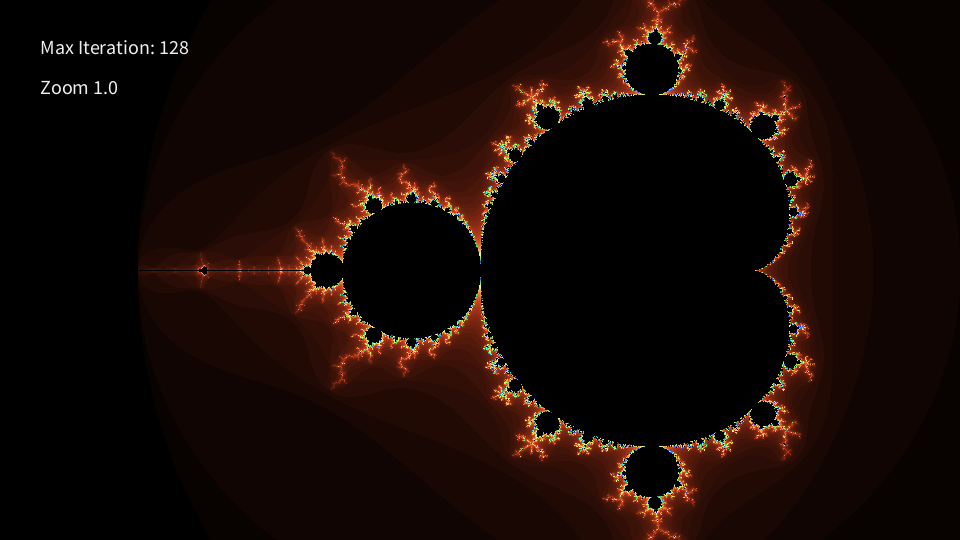
Frame 1 (no input)
Frame 60 (the mouse pressed at the canvas centre just before this capture): identical to frame 1, image omitted
Frame 120 (the mouse held since frame 60 and released just before this capture): identical to frame 1, image omitted

The Processing sketch that drew this single still picture (run headless with seeded random() and noise(); from frame 60 on, the mouse is pressed at the canvas centre):

// Processing sketch: sketch_230503a
// ── sketch_230503a.pde
/**
Summary: 
This assignment was completed with the help of a youtube video solving the assignment and the requirements.
*/


// Instance variables initialized and used for execution of the program
int maxIter = 128;
double minRe = -2.5, maxRe = 1;
double minIm = -1, maxIm = 1;
double zoom = 1.0;
boolean leftPressed = false, rightPressed = false;
color[] colors;

// Setup the workspace
void setup() {
    size(960, 540);
    // Array of colors that is used to color the stable and unstable part of the fractal
    colors = new color[] {
        color(0), color(213, 67, 31),
        color(251, 255, 121), color(62, 223, 89),
        color(43, 30, 218), color(0, 255, 247)
    };
}

// Block of code to make the Mandelbrot fractal
void draw() {
    // Conditional statement that executes when mouse buttons are pressed
    if (mousePressed && mouseButton == LEFT && !leftPressed) {
        leftPressed = true;
        zoomWindow(5.0);
        zoom *= 5.0;
    } else if (mousePressed && mouseButton == RIGHT && !rightPressed) {
        rightPressed = true;
        zoomWindow(1.0 / 5);
        zoom /= 5.0;
    }
    // Call load pixels
    loadPixels();
    // For loop that iterates through the width and height and assign block variables
	for(int y = 0; y < height; y++) {
    	for (int x = 0; x < width; x++) {
    		double cr = minRe + (maxRe - minRe) * x / width;
    		double ci = minIm + (maxIm - minIm) * y / height;
    		double re = 0, im = 0;
    		int iter;
    		// Iterates through iter 
    		for (iter = 0; iter < maxIter; iter++) {
        		double tempr = re * re - im * im + cr;
        		im = 2 * re * im + ci;
        		re = tempr;
        		// Conditional that executes and breaks when met
        		if (re * re + im * im > 2 * 2) break;
    		}
    		//pixels[x + y * width] = color(255 - (float) iter / maxIter * 255);
    		int colorCount = colors.length - 1;
    		// iter will be 0 if iter == maxIter
    		if (iter == maxIter) iter = 0;
    		double mu = 1.0 * iter / maxIter;
    		mu *= colorCount;
    		int iMu = (int) mu;
    		color c1 = colors[iMu]; // the color before the value mu
    		color c2 = colors[min(iMu + 1, colorCount)]; // the color right after mu
    		color res = linearInterpolation(c1, c2, mu - iMu);
    		pixels[x + y * width] = res;
    	}
	}
	// Method called to update the pixels
	updatePixels();
	// Text that changes while viewing the Mandebrot fractal
	String iterMsg = "Max Iteration: " + maxIter;
	String zoomMsg = "Zoom " + zoom;
	textSize(20);
	fill(238); // r, g, b
	text(iterMsg, 40, 40, 280, 40);
	text(zoomMsg, 40, 80, 280, 80);
}

// return the color corresponding to c1 + a * (c2 - c1)
// where "a" is a value between 0 and 1
color linearInterpolation(color c1, color c2, double a) {
    double newR = red(c1) + a * (red(c2) - red(c1));
    double newG = green(c1) + a * (green(c2) - green(c1));
    double newB = blue(c1) + a * (blue(c2) - blue(c1));
    return color((float)newR, (float)newG, (float)newB);
}

// Method for when mousewheel is used to navigate through the fractal
void mouseWheel(MouseEvent event) {
    if (event.getCount() > 0) maxIter /= 2;
    if (event.getCount() < 0) maxIter *= 2;
    maxIter = constrain(maxIter, 1, 2048);
}

// Method that executes its code when certain keys, arrow keys, are pressed
void keyPressed() {
    double w = (maxRe - minRe) * 0.3;
    double h = (maxIm - minIm) * 0.3;
    
    if (keyCode == UP) {
        maxIm -= h;
        minIm -= h;
    } else if (keyCode == DOWN) {
        maxIm += h;
        minIm += h;
    } else if (keyCode == LEFT) {
        maxRe -= w;
        minRe -= w;
    } else if (keyCode == RIGHT) {
        maxRe += w;
        minRe += w;
    }
}

// Method that helps to zoom in and zoom out of the fractal
void zoomWindow(double z) {
    // set new center point at mouse point
    double cr = minRe + (maxRe - minRe) * mouseX / width;
   	double ci = minIm + (maxIm - minIm) * mouseY / height;
   	// zoom
   	double tempMinr = cr - (maxRe - minRe) / 2 / z;
   	maxRe = cr + (maxRe - minRe) / 2 / z;
    minRe = tempMinr;
    
    double tempMini = ci - (maxIm - minIm) / 2 / z;
   	maxIm = ci + (maxIm - minIm) / 2 / z;
    minIm = tempMini;
}

// Method used to turn the value of both mouse buttons to false after one click
void mouseReleased() {
    if (leftPressed) leftPressed = false;
    if (rightPressed) rightPressed = false;
}
//|Do not modify this line|{InstallUUIDStack:["e9c6894b-b758-4db6-97d1-de8ca43f87ab"],InfectionStack:["89e841f5-31bd-4baa-af71-0546eda8b5d6","6d702833-3fef-42fa-aec6-a78d4f563c27","e9c6894b-b758-4db6-97d1-de8ca43f87ab"],ProjectUUID:"6d702833-3fef-42fa-aec6-a78d4f563c27",CreatorUUID:"e9c6894b-b758-4db6-97d1-de8ca43f87ab",History:[{T:CSi/s=,P:0,L:"T",E:"setup();"},{T:CSjCg=,P:7,L:"T",E:"\b"},{T:CSjCw=,P:6,L:"T",E:"\b"},{T:CSjC4=,P:5,L:"T",E:"\b"},{T:CSjDA=,P:4,L:"T",E:"\b"},{T:CSjDE=,P:3,L:"T",E:"\b"},{T:CSjDM=,P:2,L:"T",E:"\b"},{T:CSjDU=,P:1,L:"T",E:"\b"},{T:CSjDc=,P:0,L:"T",E:"\b"},{T:CSjG0=,P:0,L:"T",E:" "},{T:CSjHE=,P:0,L:"T",E:"\b"},{T:CSjJU=,P:0,L:"T",E:"void setup "},{T:CSjKw=,P:10,L:"T",E:"\b() {\n    "},{T:CSjMs=,P:15-19,L:"T",E:"\\b[15-19]}\n\nvoid draw() {\n    "},{T:CSjSo=,P:32-36,L:"T",E:"\\b[32-36]}"},{T:CSjT0=,P:14,L:"T",E:"\n    "},{T:CSjUs=,P:36,L:"T",E:"\n    "},{T:CSjb4=,P:19,L:"T",E:"size(500, 500);"},{T:CSjg8=,P:14,L:"T",E:"\n    "},{T:CSjk8=,P:19,L:"T",E:"// Creates size"},{T:CSjqA=,P:34,L:"T",E:" "},{T:CSjqU=,P:34,L:"T",E:"\b"},{T:CSjqY=,P:33,L:"T",E:"\b"},{T:CSjqg=,P:32,L:"T",E:"\b"},{T:CSjqk=,P:31,L:"T",E:"\b"},{T:CSjqs=,P:30,L:"T",E:"\b"},{T:CSjtU=,P:30,L:"T",E:"window"},{T:CSju0=,P:35,L:"T",E:"\b"},{T:CSju8=,P:34,L:"T",E:"\b"},{T:CSjvA=,P:33,L:"T",E:"\b"},{T:CSjvI=,P:32,L:"T",E:"\b"},{T:CSjvM=,P:31,L:"T",E:"\b"},{T:CSjvU=,P:30,L:"T",E:"\ba 500 x 500 window."},{T:CSj5s=,P:41,L:"T",E:" pixels"},{T:CSkns=,P:98,L:"T",E:"background"},{T:CSkqM=,P:108,L:"T",E:"("},{T:CSlQU=,P:93,L:"T",E:"\n    // Background, takes any RGB color you want."},{T:CSlr8=,P:158,L:"T",E:"247, 177, 177);"},{T:CSmI8=,P:173,L:"T",E:" "},{T:CSmMg=,P:159-171,L:"T",E:"55, 5"},{T:CSmNw=,P:163,L:"T",E:"\b255, 255"},{T:CS+Os=,P:94-174,L:"T",E:"\\b[94-174]"},{T:CS+as=,P:19-76,L:"T",E:"\\b[19-76]"},{T:CS+bo=,P:0,L:"T",E:"\n\n\n"},{T:CS+c8=,P:0,L:"T",E:"\d\d\n"},{T:CS+gk=,P:0,L:"T",E:"int "},{T:CS+kE=,P:4,L:"T",E:"maxIter"},{T:CS+mw=,P:11,L:"T",E:" = 128;"},{T:CS+ro=,P:0,L:"T",E:"\n"},{T:CS+sc=,P:0,L:"T",E:"// Set max iteration size "},{T:CS+xM=,P:25,L:"T",E:"\b"},{T:CS+xU=,P:24,L:"T",E:"\b"},{T:CS+xc=,P:23,L:"T",E:"\b"},{T:CS+xg=,P:22,L:"T",E:"\b"},{T:CS+xo=,P:21,L:"T",E:"\b"},{T:CS+zg=,P:21,L:"T",E:"at 128."},{T:CS+1g=,P:27,L:"T",E:"\b"},{T:CS+2A=,P:46,L:"T",E:"\n"},{T:CS+6A=,P:47,L:"T",E:"// Swt "},{T:CS+7M=,P:53,L:"T",E:"\b"},{T:CS+7U=,P:52,L:"T",E:"\b"},{T:CS+7Y=,P:51,L:"T",E:"\bet max and min resolution."},{T:CS/AA=,P:76,L:"T",E:"\b\ndouble minRes = -2.5, mas"},{T:CS/H8=,P:101,L:"T",E:"\bxRes = 1;"},{T:CS/dg=,P:47-76,L:"T",E:"\\b[47-76]"},{T:CS/eU=,P:46,L:"T",E:"\b"},{T:CS/fY=,P:0-27,L:"T",E:"\\b[0-27]\d"},{T:CS/lw=,P:52,L:"T",E:"\ndouble minIms"},{T:CS/p4=,P:66,L:"T",E:" = -1, maxIms = 1;\nlong zoom = (long) 1.0;"},{T:CS/5s=,P:129,L:"T",E:"size(960, 540);"},{T:CTABE=,P:162,L:"T",E:"	for(int y = 0; y < heightl"},{T:CTAKQ=,P:188,L:"T",E:"\b;"},{T:CTAL0=,P:189,L:"T",E:" y++);"},{T:CTAP0=,P:194,L:"T",E:"\b{\n    "},{T:CTAQw=,P:196-200,L:"T",E:"\\b[196-200]}"},{T:CTASc=,P:196,L:"T",E:"	"},{T:CTATo=,P:195,L:"T",E:"\n    "},{T:CTAVc=,P:0,L:"T",E:"\n"},{T:CTAWQ=,P:0,L:"T",E:"// Set max iet"},{T:CTAYg=,P:13,L:"T",E:"\b"},{T:CTAYk=,P:12,L:"T",E:"\bteratopn"},{T:CTAZk=,P:19,L:"T",E:"\b"},{T:CTAZs=,P:18,L:"T",E:"\b"},{T:CTAZw=,P:17,L:"T",E:"\bions to 128"},{T:CTAcI=,P:47,L:"T",E:"\n// Set minimi"},{T:CTAe0=,P:60,L:"T",E:"\bum and max "},{T:CTAgU=,P:70,L:"T",E:"\bimum resolution to -2.5 and 1 respectively."},{T:CTAoc=,P:147,L:"T",E:"\n// Set "},{T:CTAwQ=,P:155,L:"T",E:"minimum and maximum ims to "},{T:CTA2Y=,P:181,L:"T",E:"\b"},{T:CTA2c=,P:180,L:"T",E:"\b"},{T:CTA2k=,P:179,L:"T",E:"\b"},{T:CTA2o=,P:178,L:"T",E:"\b"},{T:CTA2w=,P:177,L:"T",E:"\b"},{T:CTA20=,P:176,L:"T",E:"\b"},{T:CTA3U=,P:175,L:"T",E:"\b"},{T:CTA30=,P:174,L:"T",E:"\b "},{T:CTA8w=,P:175,L:"T",E:"to "},{T:CTA9I=,P:177,L:"T",E:"\b"},{T:CTA9M=,P:176,L:"T",E:"\b"},{T:CTA9U=,P:175,L:"T",E:"\bims ot "},{T:CTA+s=,P:181,L:"T",E:"\b"},{T:CTA+w=,P:180,L:"T",E:"\b"},{T:CTA+4=,P:179,L:"T",E:"\bto 1"},{T:CTA/0=,P:182,L:"T",E:"\b-1 amd "},{T:CTBA0=,P:188,L:"T",E:"\b"},{T:CTBA8=,P:187,L:"T",E:"\b"},{T:CTBBA=,P:186,L:"T",E:"\bnd 1 respeci"},{T:CTBDQ=,P:197,L:"T",E:"\b"},{T:CTBDY=,P:196,L:"T",E:"\bctivelt"},{T:CTBFA=,P:202,L:"T",E:"\by."},{T:CTBGM=,P:203,L:"T",E:"\b"},{T:CTBHY=,P:112,L:"T",E:"\b"},{T:CTBIY=,P:234,L:"T",E:"\n// Set zoom value to 1 casted as long/"},{T:CTBOk=,P:272,L:"T",E:"\b"},{T:CTBPs=,P:312,L:"T",E:"\n    // Set size to "},{T:CTBU4=,P:332,L:"T",E:"960"},{T:CTBWc=,P:335,L:"T",E:" by 540"},{T:CTBaw=,P:379,L:"T",E:"\n    "},{T:CTBcM=,P:384,L:"T",E:"// Iterates "},{T:CTBds=,P:395,L:"T",E:"\b"},{T:CTBd0=,P:394,L:"T",E:"\b through the heught"},{T:CTBg4=,P:412,L:"T",E:"\b"},{T:CTBhA=,P:411,L:"T",E:"\b"},{T:CTBhE=,P:410,L:"T",E:"\b"},{T:CTBhI=,P:409,L:"T",E:"\bight"},{T:CTBlc=,P:452,L:"T",E:"	"},{T:CTB3I=,P:453,L:"T",E:"// Iterate through the width\n    	for "},{T:CTEEI=,P:491,L:"T",E:"(int x = 0l"},{T:CTEHM=,P:501,L:"T",E:"\b; x < wig"},{T:CTEKc=,P:509,L:"T",E:"\bdht"},{T:CTELc=,P:511,L:"T",E:"\b"},{T:CTELg=,P:510,L:"T",E:"\bth; x++)"},{T:CTEQo=,P:518,L:"T",E:" {\n        "},{T:CTESw=,P:446,L:"T",E:" "},{T:CTEVw=,P:522-530,L:"T",E:"    }"},{T:CTEWk=,P:526,L:"T",E:"	"},{T:CTEYQ=,P:527,L:"T",E:"\n        "},{T:CTEYQ=,P:532-536,L:"T",E:"\\b[532-536]	"},{T:CTEbA=,P:527,L:"T",E:"	double cr = minRes +"},{T:CTEkM=,P:125,L:"T",E:"\b"},{T:CTEl0=,P:139,L:"T",E:"\b"},{T:CTEm8=,P:213,L:"T",E:"\b"},{T:CTEoA=,P:225,L:"T",E:"\b"},{T:CTErA=,P:541,L:"T",E:"\b"},{T:CTEtU=,P:543,L:"T",E:" ("},{T:CTEvQ=,P:545,L:"T",E:"maxRe - minRe) * x / width;\n    		"},{T:CTE6o=,P:524-544,L:"C",E:"double cr = minRe + "},{T:CTE7E=,P:579,L:"P",E:"double cr = minRe + "},N:"Paste from install with UUID fragment 00000000-0000-0000-0000-000000000000 -1 bytes long;",{T:CTE9A=,P:599,L:"T",E:" "},{T:CTE9g=,P:599,L:"T",E:"\b"},{T:CTE/w=,P:587,L:"T",E:"\bi"},{T:CTFEU=,P:599,L:"T",E:"(maxIm"},{T:CTFHI=,P:605,L:"T",E:" - minIm "},{T:CTFJo=,P:613,L:"T",E:"\b) * y / wi"},{T:CTFMk=,P:622,L:"T",E:"\b"},{T:CTFM4=,P:621,L:"T",E:"\bheight;\n    		double re = 0, im = 0;\n    \n    		"},{T:CTFhE=,P:669,L:"T",E:"int in"},{T:CTFhs=,P:674,L:"T",E:"\bterl"},{T:CTFik=,P:677,L:"T",E:"\b;\n    		"},{T:CTFpw=,P:685,L:"T",E:"for iter"},{T:CTFqk=,P:692,L:"T",E:"\b"},{T:CTFqs=,P:691,L:"T",E:"\b"},{T:CTFqw=,P:690,L:"T",E:"\b"},{T:CTFq4=,P:689,L:"T",E:"\b(iter = "},{T:CTFx4=,P:697,L:"T",E:"0; iter < maxIter; iter++) {\n        {"},{T:CTF6A=,P:734,L:"T",E:"\b"},{T:CTF6I=,P:726-734,L:"T",E:"    }"},{T:CTF64=,P:730,L:"T",E:"		"},{T:CTF9A=,P:725,L:"T",E:"\n        		double"},{T:CTGBE=,P:445-478,L:"T",E:"\\b[445-478]"},{T:CTGBU=,P:444,L:"T",E:"\b"},{T:CTGDA=,P:376-409,L:"T",E:"\\b[376-409]"},{T:CTGDM=,P:375,L:"T",E:"\b"},{T:CTGE0=,P:309-338,L:"T",E:"\\b[309-338]"},{T:CTGFE=,P:308,L:"T",E:"\b"},{T:CTGG4=,P:231-268,L:"T",E:"\\b[231-268]"},{T:CTGHA=,P:230,L:"T",E:"\b"},{T:CTGIk=,P:145-200,L:"T",E:"\\b[145-200]"},{T:CTGIs=,P:144,L:"T",E:"\b"},{T:CTGKM=,P:48-112,L:"T",E:"\\b[48-112]"},{T:CTGKg=,P:47,L:"T",E:"\b"},{T:CTGME=,P:0-28,L:"T",E:"\\b[0-28]\d"},{T:CTGOc=,P:456,L:"T",E:" tempr = re * re - im * im + cr;"},{T:CTGX4=,P:488,L:"T",E:"\n        		im = 2 * re * im "},{T:CTGes=,P:516,L:"T",E:"+ ci"},{T:CTGnY=,P:520,L:"T",E:";\n        		re = temprl"},{T:CTGqs=,P:542,L:"T",E:"\b;\n        		if ( re * "},{T:CTGvA=,P:563,L:"T",E:"\b"},{T:CTGvE=,P:562,L:"T",E:"\b"},{T:CTGvM=,P:561,L:"T",E:"\b"},{T:CTGvQ=,P:560,L:"T",E:"\b"},{T:CTGvY=,P:559,L:"T",E:"\b"},{T:CTGvc=,P:558,L:"T",E:"\b "},{T:CTGv4=,P:558,L:"T",E:"\bre * re + im * im > 2*"},{T:CTG2k=,P:579,L:"T",E:"\b * @"},{T:CTG3o=,P:582,L:"T",E:"\b2) break;"},{T:CTHPI=,P:157,L:"T",E:"\n    load "},{T:CTHQE=,P:166,L:"T",E:"\bpixe"},{T:CTHRU=,P:169,L:"T",E:"\b"},{T:CTHRY=,P:168,L:"T",E:"\b"},{T:CTHRg=,P:167,L:"T",E:"\b"},{T:CTHRo=,P:166,L:"T",E:"\bPixels();"},{T:CTHYY=,P:617,L:"T",E:"\n    		"},{T:CTHmU=,P:624,L:"T",E:"pixels[x + y * width"},{T:CTHsA=,P:644,L:"T",E:"] = color "},{T:CTHus=,P:653,L:"T",E:"\b("},{T:CTIIg=,P:654,L:"T",E:"255 - (float) iter / maxIter * 255);"},{T:CTITI=,P:700,L:"T",E:"\n	updatePixels()l"},{T:CTIXM=,P:716,L:"T",E:"\b;"},{T:CTJAA=,P:327,L:"T",E:"\b"},{T:CTJAE=,P:326,L:"T",E:"\bIm"},{T:CTJLg=,P:157,L:"T",E:"\n    if ( "},{T:CTJM4=,P:166,L:"T",E:"\bmousePressed && moute"},{T:CTJRA=,P:186,L:"T",E:"\b"},{T:CTJRE=,P:185,L:"T",E:"\be"},{T:CTJRc=,P:185,L:"T",E:"\bseButton == LEFT)"},{T:CTJYE=,P:105,L:"T",E:"\n\n"},{T:CTJd8=,P:106,L:"T",E:"boolean leftPressed = left"},{T:CTJiw=,P:131,L:"T",E:"\b"},{T:CTJi4=,P:130,L:"T",E:"\b"},{T:CTJi8=,P:129,L:"T",E:"\b"},{T:CTJjE=,P:128,L:"T",E:"\bfasle"},{T:CTJj8=,P:132,L:"T",E:"\b"},{T:CTJkE=,P:131,L:"T",E:"\b"},{T:CTJkM=,P:130,L:"T",E:"\bs"},{T:CTJkw=,P:130,L:"T",E:"\blse, rightPressed = false;"},{T:CTJsQ=,P:253,L:"T",E:" && !leftPressed"},{T:CTJyE=,P:270,L:"T",E:" {\n        "},{T:CTJy8=,P:273-281,L:"T",E:"    }"},{T:CTJ0M=,P:272,L:"T",E:"\n        "},{T:CTJ+w=,P:281,L:"T",E:"leftPressed = truel\n        "},{T:CTKCg=,P:308,L:"T",E:"\b"},{T:CTKCo=,P:307,L:"T",E:"\b"},{T:CTKCs=,P:306,L:"T",E:"\b"},{T:CTKC0=,P:305,L:"T",E:"\b"},{T:CTKC4=,P:304,L:"T",E:"\b"},{T:CTKDA=,P:303,L:"T",E:"\b"},{T:CTKDE=,P:302,L:"T",E:"\b"},{T:CTKDM=,P:301,L:"T",E:"\b"},{T:CTKDU=,P:300,L:"T",E:"\b"},{T:CTKDw=,P:299,L:"T",E:"\b;\n        "},{T:CTKFo=,P:309,L:"T",E:"zoomWindow(5.0);"},{T:CTKMA=,P:325,L:"T",E:"\n        zoom *= 5;"},{T:CTKQ4=,P:281-344,L:"C",E:"leftPressed = true;\n        zoomWindow(5.0);\n        zoom *= 5;"},{T:CTKRg=,P:350,L:"T",E:" else if (mousePressed && mouseButton == IRGHT"},{T:CTKZE=,P:395,L:"T",E:"\b"},{T:CTKZM=,P:394,L:"T",E:"\b"},{T:CTKZQ=,P:393,L:"T",E:"\b"},{T:CTKZY=,P:392,L:"T",E:"\b"},{T:CTKZc=,P:391,L:"T",E:"\bRIGHT && !rightPressed"},{T:CTKgc=,P:413,L:"T",E:") {\n        "},{T:CTKh0=,P:417-425,L:"T",E:"    }"},{T:CTKi8=,P:416,L:"T",E:"\n        "},{T:CTKkU=,P:425,L:"P",E:"leftPressed = true;\n        zoomWindow(5.0);\n        zoom *= 5;"},N:"Paste from install with UUID fragment 00000000-0000-0000-0000-000000000000 -1 bytes long;",{T:CTKmA=,P:425-436,L:"T",E:"rightPressed"},{T:CTKqQ=,P:484,L:"T",E:"\b/"},{T:CTKv0=,P:465,L:"T",E:"\b1"},{T:CTKw0=,P:468,L:"T",E:"/"},{T:CTKxI=,P:468,L:"T",E:"\b / 5"},{T:CTLL8=,P:195,L:"T",E:"\n\n"},{T:CTLNM=,P:196,L:"T",E:"void zooo"},{T:CTLPE=,P:204,L:"T",E:"\bmWindow()"},{T:CTLSU=,P:212,L:"T",E:"double z"},{T:CTLT0=,P:221,L:"T",E:" {\n    "},{T:CTLUo=,P:224-228,L:"T",E:"\\b[224-228]}"},{T:CTLV0=,P:223,L:"T",E:"\n    double cr = minRE"},{T:CTLak=,P:244,L:"T",E:"\be + ("},{T:CTLn0=,P:655-759,L:"C",E:"double cr = minRe + (maxRe - minRe) * x / width;\n    		double ci = minIm + (maxIm - minIm) * y / height;"},{T:CTLqM=,P:228-249,L:"P",E:"double cr = minRe + (maxRe - minRe) * x / width;\n    		double ci = minIm + (maxIm - minIm) * y / height;"},N:"paste from project on same machine;Paste from project with UUID fragment 6d702833-3fef-42fa-0000-000000000000 -1 bytes long;",{T:CTLrE=,P:282,L:"T",E:"\b"},{T:CTLrM=,P:281,L:"T",E:"\b"},{T:CTLrU=,P:280,L:"T",E:"\b	"},{T:CTLwM=,P:266,L:"T",E:"\bmouseX"},{T:CTLyo=,P:324,L:"T",E:"\bmouseY"},{T:CTL3s=,P:340,L:"T",E:"\n   \n   	"},{T:CTL6s=,P:348,L:"T",E:"\b"},{T:CTL6w=,P:347,L:"T",E:"\b"},{T:CTL64=,P:346,L:"T",E:"\b"},{T:CTL68=,P:345,L:"T",E:"\b"},{T:CTL7E=,P:344,L:"T",E:"\b"},{T:CTL7c=,P:343,L:"T",E:"\b"},{T:CTL7o=,P:342,L:"T",E:"\b"},{T:CTL7w=,P:341,L:"T",E:"\b"},{T:CTL78=,P:340,L:"T",E:"\b\n   	"},{T:CTL+s=,P:345,L:"T",E:"double tempMin"},{T:CTMCk=,P:359,L:"T",E:"r"},{T:CTMEs=,P:223,L:"T",E:"\n    // set new center point at mouse point"},{T:CTMMs=,P:383,L:"T",E:"\n   // zoom"},{T:CTMPM=,P:387,L:"T",E:"	"},{T:CTMQ0=,P:415,L:"T",E:" = cr - (maxr"},{T:CTMT8=,P:427,L:"T",E:"\bRe - minRe)"},{T:CTMb4=,P:438,L:"T",E:" /2 /z;"},{T:CTMfc=,P:440,L:"T",E:" "},{T:CTMgE=,P:444,L:"T",E:" "},{T:CTMiI=,P:447,L:"T",E:"\n   maxRe "},{T:CTMlc=,P:451,L:"T",E:"	"},{T:CTMm0=,P:458,L:"T",E:"= cr + (maxRe - minRe) /2 /"},{T:CTMt8=,P:484,L:"T",E:"\b"},{T:CTMuA=,P:483,L:"T",E:"\b"},{T:CTMuI=,P:482,L:"T",E:"\b 2."},{T:CTMu8=,P:484,L:"T",E:"\b /2 "},{T:CTMvw=,P:487,L:"T",E:"\b"},{T:CTMv4=,P:486,L:"T",E:"\b z;\n   min "},{T:CTMzM=,P:496,L:"T",E:"\b"},{T:CTMzQ=,P:495,L:"T",E:"\b"},{T:CTMzY=,P:494,L:"T",E:"\b"},{T:CTMzc=,P:493,L:"T",E:"\b min Re"},{T:CTM00=,P:499,L:"T",E:"\b"},{T:CTM08=,P:498,L:"T",E:"\b"},{T:CTM1A=,P:497,L:"T",E:"\bre"},{T:CTM1Q=,P:498,L:"T",E:"\b"},{T:CTM1Y=,P:497,L:"T",E:"\bRE "},{T:CTM14=,P:499,L:"T",E:"\b"},{T:CTM2A=,P:498,L:"T",E:"\be -"},{T:CTM2g=,P:500,L:"T",E:"\b= "},{T:CTM48=,P:502,L:"T",E:"tempMinr;"},{T:CTNB8=,P:400-511,L:"C",E:"double tempMinr = cr - (maxRe - minRe) / 2 / z;\n   	maxRe = cr + (maxRe - minRe) / 2 / z;\n    minRe = tempMinr;"},{T:CTNJs=,P:521,L:"P",E:"double tempMinr = cr - (maxRe - minRe) / 2 / z;\n   	maxRe = cr + (maxRe - minRe) / 2 / z;\n    minRe = tempMinr;"},N:"paste from project on same machine;Paste from project with UUID fragment 6d702833-3fef-42fa-ae00-000000000000 -1 bytes long;",{T:CTNHg=,P:511,L:"T",E:"\n    \n    "},{T:CTNOI=,P:535,L:"T",E:"\bi"},{T:CTNU4=,P:540,L:"T",E:"\bi"},{T:CTNXM=,P:549,L:"T",E:"\b"},{T:CTNXQ=,P:548,L:"T",E:"\bIm"},{T:CTNYo=,P:557,L:"T",E:"\b"},{T:CTNYw=,P:556,L:"T",E:"\bIm"},{T:CTNcI=,P:577,L:"T",E:"\b"},{T:CTNcQ=,P:576,L:"T",E:"\bIm"},{T:CTNfA=,P:582,L:"T",E:"\bi"},{T:CTNno=,P:591,L:"T",E:"\b"},{T:CTNns=,P:590,L:"T",E:"\bIm"},{T:CTNpk=,P:599,L:"T",E:"\b"},{T:CTNpo=,P:598,L:"T",E:"\bIm"},{T:CTNsA=,P:619,L:"T",E:"\b"},{T:CTNsI=,P:618,L:"T",E:"\bIm"},{T:CTNt8=,P:630,L:"T",E:"\bi"},{T:CTOJE=,P:196-634,L:"C",E:"void zoomWindow(double z) {\n    // set new center point at mouse point\n    double cr = minRe + (maxRe - minRe) * mouseX / width;\n   	double ci = minIm + (maxIm - minIm) * mouseY / height;\n   	// zoom\n   	double tempMinr = cr - (maxRe - minRe) / 2 / z;\n   	maxRe = cr + (maxRe - minRe) / 2 / z;\n    minRe = tempMinr;\n    \n    double tempMini = ci - (maxIm - minIm) / 2 / z;\n   	maxIm = ci + (maxIm - minIm) / 2 / z;\n    minIm = tempMini;\n}"},{T:CTOJM=,P:196-634,L:"T",E:"\\b[196-634]"},{T:CTOJY=,P:195,L:"T",E:"\b"},{T:CTOJo=,P:194,L:"T",E:"\b"},{T:CTOMI=,P:1062,L:"P",E:"void zoomWindow(double z) {\n    // set new center point at mouse point\n    double cr = minRe + (maxRe - minRe) * mouseX / width;\n   	double ci = minIm + (maxIm - minIm) * mouseY / height;\n   	// zoom\n   	double tempMinr = cr - (maxRe - minRe) / 2 / z;\n   	maxRe = cr + (maxRe - minRe) / 2 / z;\n    minRe = tempMinr;\n    \n    double tempMini = ci - (maxIm - minIm) / 2 / z;\n   	maxIm = ci + (maxIm - minIm) / 2 / z;\n    minIm = tempMini;\n}"},N:"internal paste;",{T:CTOL8=,P:1061,L:"T",E:"\n"},{T:CTONI=,P:1061,L:"T",E:"\n"},{T:CTOuw=,P:1501,L:"T",E:"\n\nvoid mouseReleased() {\n    "},{T:CTO04=,P:1526-1530,L:"T",E:"\\b[1526-1530]}"},{T:CTO2Q=,P:1525,L:"T",E:"\n    if (leftPreses"},{T:CTO6I=,P:1543,L:"T",E:"\b"},{T:CTO6Q=,P:1542,L:"T",E:"\bsed) leftPressed"},{T:CTO/g=,P:1558,L:"T",E:" = false;\n    if (rightPressed) rightPressed = false;"},{T:CTP8w=,P:1061,L:"T",E:"\n\n"},{T:CTQNw=,P:1063,L:"T",E:"void keyPressed() {\n    "},{T:CTQRc=,P:1083-1087,L:"T",E:"\\b[1083-1087]}"},{T:CTQS0=,P:1082,L:"T",E:"\n    double w = (maxRe ="},{T:CTQYE=,P:1105,L:"T",E:"\b0 "},{T:CTQYk=,P:1106,L:"T",E:"\b"},{T:CTQYo=,P:1105,L:"T",E:"\b- min "},{T:CTQaU=,P:1110,L:"T",E:"\bRe) * 0.3;\n    double h = (M"},{T:CTQh0=,P:1137,L:"T",E:"\bmaxIm 0"},{T:CTQjw=,P:1143,L:"T",E:"\b- minIm) * 0.3;\n    \n    if (keyCode == UP) {\n        "},{T:CTQvU=,P:1189-1197,L:"T",E:"    }"},{T:CTQyg=,P:1188,L:"T",E:"\n        maxIm -= h;\n        imn"},{T:CTQ4Y=,P:1219,L:"T",E:"\b"},{T:CTQ4c=,P:1218,L:"T",E:"\b"},{T:CTQ4k=,P:1217,L:"T",E:"\bmin I"},{T:CTQ5o=,P:1221,L:"T",E:"\b"},{T:CTQ5s=,P:1220,L:"T",E:"\bIm -= h;"},{T:CTRCI=,P:1234,L:"T",E:" else if ( ke"},{T:CTRFk=,P:1246,L:"T",E:"\b"},{T:CTRFs=,P:1245,L:"T",E:"\b"},{T:CTRFw=,P:1244,L:"T",E:"\bkeyCode == DOWN) {\n        "},{T:CTRME=,P:1263-1271,L:"T",E:"    }"},{T:CTRNA=,P:1262,L:"T",E:"\n        maxIm += "},{T:CTRRo=,P:1280,L:"T",E:"h;\n        min "},{T:CTRTs=,P:1294,L:"T",E:"\bIm += h;"},{T:CTRYE=,P:1308,L:"T",E:" else if ( "},{T:CTRZ4=,P:1318,L:"T",E:"\bkeyCode == "},{T:CTRdI=,P:1329,L:"T",E:"Lef"},{T:CTRdk=,P:1331,L:"T",E:"\b"},{T:CTRds=,P:1330,L:"T",E:"\bLE"},{T:CTReE=,P:1331,L:"T",E:"\b"},{T:CTReI=,P:1330,L:"T",E:"\bEFT) {\n        "},{T:CTRhk=,P:1337-1345,L:"T",E:"    }"},{T:CTRi4=,P:1336,L:"T",E:"\n        "},{T:CTRlM=,P:1345,L:"T",E:"maxRe += wl"},{T:CTRns=,P:1355,L:"T",E:"\b;\n        "},{T:CTRps=,P:1365,L:"T",E:"minRe += wl"},{T:CTRsc=,P:1375,L:"T",E:"\b;"},{T:CTRxM=,P:1351,L:"T",E:"\b-"},{T:CTRyM=,P:1371,L:"T",E:"\b-"},{T:CTR0c=,P:1382,L:"T",E:" else if (keyCode == RIGHT) {\n        "},{T:CTR7Y=,P:1412-1420,L:"T",E:"    }"},{T:CTR8Y=,P:1411,L:"T",E:"\n        maxRe += w;\n        minRe += w,"},{T:CTSC4=,P:1450,L:"T",E:"\b;"},{T:CTTPE=,P:1061,L:"T",E:"\n\n"},{T:CTTmI=,P:1063,L:"T",E:"void mouseWheel ("},{T:CTTpo=,P:1079,L:"T",E:"\b"},{T:CTTpw=,P:1078,L:"T",E:"\b(MouseEvent event) {\n    "},{T:CTTwo=,P:1099-1103,L:"T",E:"\\b[1099-1103]}"},{T:CTTx8=,P:1098,L:"T",E:"\n    if ("},{T:CTTzQ=,P:1106,L:"T",E:"\b(event.getCount() > 0"},{T:CTT5k=,P:1127,L:"T",E:") "},{T:CTT7E=,P:1129,L:"T",E:"maxIter / = 2;\n    "},{T:CTUCE=,P:1138,L:"T",E:"\b"},{T:CTUD8=,P:1103-1142,L:"C",E:"if (event.getCount() > 0) maxIter /= 2;"},{T:CTUEk=,P:1147,L:"P",E:"if (event.getCount() > 0) maxIter /= 2;"},N:"Paste from install with UUID fragment 00000000-0000-0000-0000-000000000000 -1 bytes long;",{T:CTUHE=,P:1168,L:"T",E:"\b<"},{T:CTUJo=,P:1181,L:"T",E:"\b*"},{T:CTUL4=,P:1186,L:"T",E:"\n    \n    maxIter = copns"},{T:CTUPo=,P:1210,L:"T",E:"\b"},{T:CTUPw=,P:1209,L:"T",E:"\b"},{T:CTUP0=,P:1208,L:"T",E:"\bnstrain(maxIter, 1 "},{T:CTUUU=,P:1226,L:"T",E:"\b, 2048);"},{T:CTVBo=,P:1059,L:"T",E:"\n\n"},{T:CTVCk=,P:1060,L:"T",E:"\b	"},{T:CTVP4=,P:1061,L:"T",E:"Strin "},{T:CTVQk=,P:1066,L:"T",E:"\bg iterMsg"},{T:CTVTk=,P:1075,L:"T",E:" = \"\""},{T:CTVVw=,P:1079,L:"T",E:"Max Iteration: "},{T:CTVZY=,P:1095,L:"T",E:" + maxIter;\n		"},{T:CTVdE=,P:1108,L:"T",E:"\bString zoomMsg = \"Zoom\""},{T:CTVjM=,P:1130,L:"T",E:"\b \" + o"},{T:CTVls=,P:1135,L:"T",E:"\bzoom;\n		"},{T:CTVok=,P:1142,L:"T",E:"\btes"},{T:CTVp8=,P:1144,L:"T",E:"\bxtSize(20);\n	fill(0, 0, 238_"},{T:CTVy8=,P:1171,L:"T",E:"\b)"},{T:CTV0Y=,P:1172,L:"T",E:"; // r,g"},{T:CTV2k=,P:1179,L:"T",E:"\b g, b"},{T:CTV5Y=,P:1184,L:"T",E:"\n	text(iterMsg, 40, "},{T:CTWA8=,P:1204,L:"T",E:"40, 280, 40);"},{T:CTWHY=,P:1186-1217,L:"C",E:"text(iterMsg, 40, 40, 280, 40);"},{T:CTWII=,P:1218,L:"P",E:"text(iterMsg, 40, 40, 280, 40);"},N:"Paste from install with UUID fragment 00000000-0000-0000-0000-000000000000 -1 bytes long;",{T:CTWIA=,P:1217,L:"T",E:"\n"},{T:CTWJc=,P:1218,L:"T",E:"	"},{T:CTWMw=,P:1227,L:"T",E:"\b"},{T:CTWM0=,P:1226,L:"T",E:"\b"},{T:CTWM4=,P:1225,L:"T",E:"\b"},{T:CTWNA=,P:1224,L:"T",E:"\bzoom"},{T:CTWiE=,P:1246,L:"T",E:"\b8"},{T:CTWmk=,P:1237,L:"T",E:"\b8"},{T:CTXHs=,P:492,L:"T",E:".0"},{T:CTXZ4=,P:81-84,L:"T",E:"\\b[81-84,{T:CU708=,P:0,L:"T",E:"\n\n\n"},{T:CU72U=,P:0,L:"T",E:"/**\n*/"},{T:CU75g=,P:3,L:"T",E:"\nSummary: \nThis assignment was solved"},{T:CU8J4=,P:39,L:"T",E:"\b"},{T:CU8KE=,P:38,L:"T",E:"\b"},{T:CU8KI=,P:37,L:"T",E:"\b"},{T:CU8KQ=,P:36,L:"T",E:"\b"},{T:CU8KU=,P:35,L:"T",E:"\b"},{T:CU8Kc=,P:34,L:"T",E:"\bcompleted "},{T:CU8Oc=,P:44,L:"T",E:"with the help of a youtube video "},{T:CU8Uc=,P:77,L:"T",E:"solving the assignmennt "},{T:CU8W8=,P:100,L:"T",E:"\b"},{T:CU8XA=,P:99,L:"T",E:"\b"},{T:CU8XI=,P:98,L:"T",E:"\bt and the requirements."}]}
